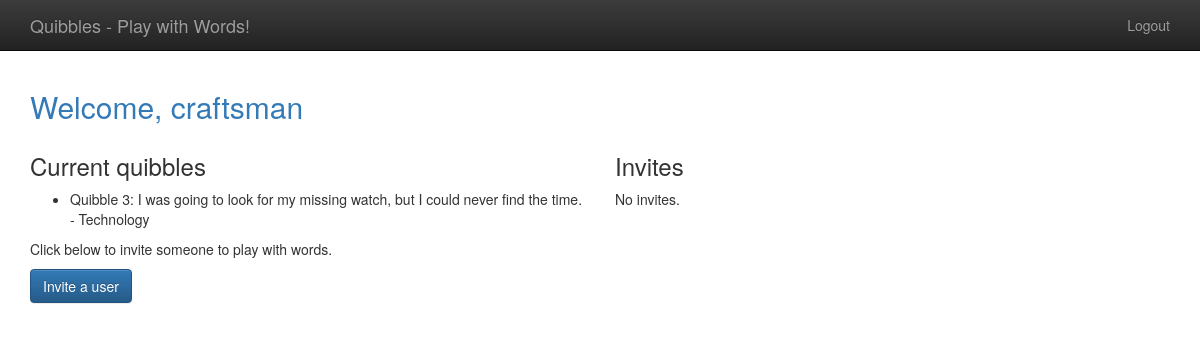
Page /player/home (signed in) on the earlier database version.
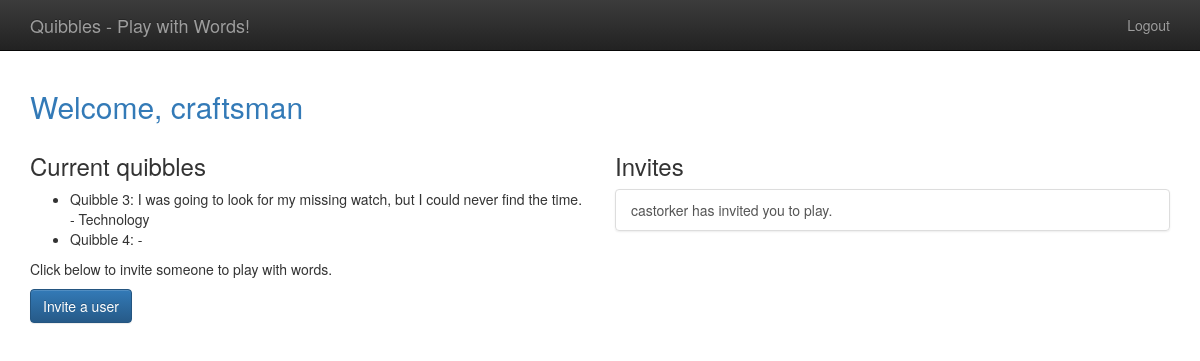
Same page on the later database version.
### wordplay/models.py (models this page shows, shortened)
@python_2_unicode_compatible
class Quibble(models.Model):
    text = models.TextField()
    category = models.CharField(max_length=50)
    created = models.DateTimeField(default=timezone.now, editable=False)
    modified = models.DateTimeField(auto_now=True)
    user = models.ForeignKey(User, related_name="quibbles_user_id", on_delete=models.CASCADE)
    status = models.CharField(max_length=1, default='C', choices=QUIBBLE_STATUS_CHOICES)
    objects = QuibblesQuerySet.as_manager()

### player/models.py (models this page shows)
class Invite(models.Model):
    from_user = models.ForeignKey(User,
                                  related_name="invites_sent",
                                  on_delete=models.CASCADE)
    to_user = models.ForeignKey(User,
                                related_name="invites_received",
                                verbose_name="User to invite",
                                help_text="Please select the user you want to invite.",
                                on_delete=models.CASCADE)
    message = models.CharField(max_length=300,
                               blank=True,
                               verbose_name="Optional Message",
                               help_text="Add a quibble message!")
    timestamp = models.DateTimeField(auto_now_add=True)

### player/views.py (the view)
# urls.py: path('home', home, name="player_home"),
@login_required
def home(request):
    user_quibbles = Quibble.objects.quibbles_for_user(request.user)
    current_quibbles = user_quibbles.current()
    invites = request.user.invites_received.all()
    return render(request, "player/home.html",
                  {'quibbles': current_quibbles, 'invites': invites})

### wordplay/models.py (called while the page is built)
    def quibbles_for_user(self, user):
        return self.filter(Q(user=user))

    def current(self):
        return self.filter(
            Q(status='C') | Q(status='M')
        )

### templates/player/home.html (shortened to what this page needs)
{% extends "base.html" %}
{% block content %}
    <h2 class="text-primary">Welcome, {{ user.username }}</h2>
    <div class="row">
        <div class="col-md-6">
            <h3>Current quibbles</h3>
            <ul>
                {% for q in quibbles %}
                    <li>Quibble {{ q.id }}: {{ q.text }} - {{ q.category }}</li>
                {% endfor %}
            </ul>
            <p>Click below to invite someone to play with words.</p>
            <p>
                <a class="btn btn-primary"
                   href="{% url 'player_new_invite' %}">Invite a user</a>
            </p>
        </div>
        <div class="col-md-6">
            <h3>Invites</h3>
            {% if invites %}
                <div class="list-group">
                    {% for inv in invites %}
                        <a class="list-group-item" href="{% url 'player_accept_invite' id=inv.id %}">
                            {{ inv.from_user.username }} has invited you to play.
                        </a>
                    {% endfor %}
                </div>
            {% else %}
                <p>No invites.</p>
            {% endif %}
        </div>
    </div>
{% endblock %}

### templates/base.html (shortened to what this page needs)
{% load staticfiles %}
<!doctype html>
<html class="no-js" lang="">
    <head>
        <link rel="stylesheet" href="{% static 'css/bootstrap.min.css' %}">
        <link rel="stylesheet" href="{% static 'css/bootstrap-theme.min.css' %}">
        <link rel="stylesheet" href="{% static 'css/main.css' %}">
    </head>
    <body>
    <nav class="navbar navbar-inverse navbar-fixed-top" role="navigation">
      <div class="container">
        <div class="navbar-header">
          <a class="navbar-brand" href="/">Quibbles - Play with Words!</a>
        </div>
        <ul class="nav navbar-nav navbar-right">
            {% if user.is_authenticated %}
                <li><a href="{% url 'player_logout' %}">Logout</a></li>
            {% else %}
                <li><a href="{% url 'player_login' %}">Login</a></li>
            {% endif %}
        </ul>
      </div>
    </nav>
    <div class="container">
        {% block content %}
        {% endblock %}
    </div>
    </body>
</html>

### templates/base.html (style rules this page uses)
body { padding-top: 70px; padding-bottom: 20px; }

Differences in the rows shown:
added Quibble: id "4"
added Invite: from_user.username "castorker"
Other differences:
text no longer shown: "No invites."
